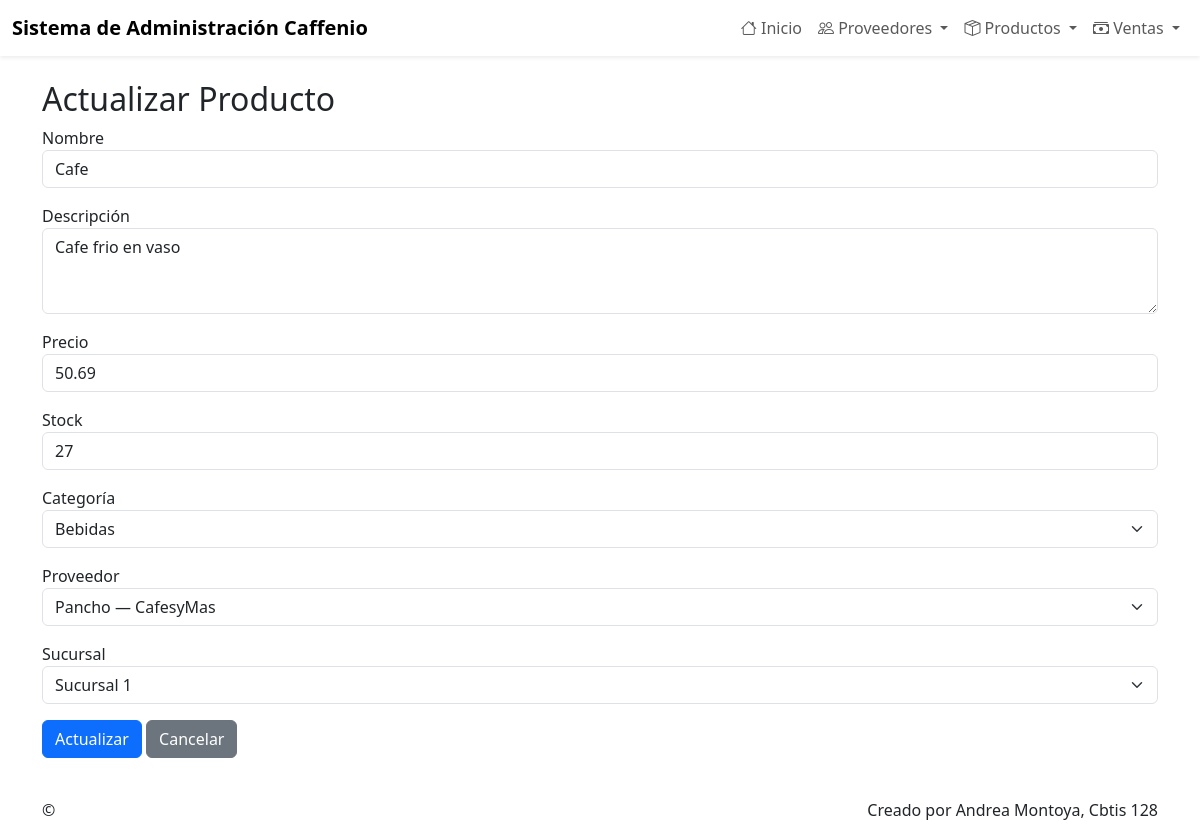
/productos/actualizar/1/, run on the app's committed database.
### app_Caffenio/models.py (models this page shows, shortened)
class Producto(models.Model):
    nombre = models.CharField(max_length=100)
    descripcion = models.TextField()
    precio = models.DecimalField(max_digits=10, decimal_places=2)
    stock = models.IntegerField()
    categoria = models.CharField(
        max_length=50,
        choices=[
            ('bebidas', 'Bebidas'),
            ('alimentos', 'Alimentos'),
            ('complementos', 'Complementos'),
            ('otro', 'Otro')
        ]
    )
    proveedor = models.ForeignKey(
        Proveedor,
        on_delete=models.CASCADE,
        related_name='productos'
    )
    sucursal = models.CharField(
        max_length=50,
        choices=[
            ('Sucursal 1', 'Sucursal 1'),
            ('Sucursal 2', 'Sucursal 2')
        ]
    )

class Proveedor(models.Model):
    nombre = models.CharField(max_length=100)
    empresa = models.CharField(max_length=100)
    telefono = models.CharField(max_length=20)
    correo = models.EmailField()
    direccion = models.CharField(max_length=200)
    pais = models.CharField(max_length=50)
    tipo_producto = models.CharField(
        max_length=50,
        choices=[
            ('bebidas', 'Bebidas'),
            ('alimentos', 'Alimentos'),
            ('complementos', 'Complementos')
        ]
    )

### app_Caffenio/views.py (the view)
# urls.py: path('productos/actualizar/<int:producto_id>/', views.actualizar_producto, name='actualizar_producto'),
def actualizar_producto(request, producto_id):
    producto = get_object_or_404(Producto, id=producto_id)
    proveedores = Proveedor.objects.all()
    return render(request, 'producto/actualizar_producto.html', {'producto': producto, 'proveedores': proveedores})

### app_Caffenio/templates/producto/actualizar_producto.html (shortened to what this page needs)
{% extends 'base.html' %}
{% block content %}
<h2>Actualizar Producto</h2>
<form method="post" action="{% url 'realizar_actualizacion_producto' producto.id %}">
  <div class="mb-3">
    <label>Nombre</label>
    <input class="form-control" name="nombre" value="{{ producto.nombre }}">
  </div>
  <div class="mb-3">
    <label>Descripción</label>
    <textarea class="form-control" name="descripcion" rows="3">{{ producto.descripcion }}</textarea>
  </div>
  <div class="mb-3">
    <label>Precio</label>
    <input class="form-control" name="precio" type="number" step="0.01" value="{{ producto.precio }}">
  </div>
  <div class="mb-3">
    <label>Stock</label>
    <input class="form-control" name="stock" type="number" value="{{ producto.stock }}">
  </div>
  <div class="mb-3">
    <label>Categoría</label>
    <select class="form-select" name="categoria">
      <option value="bebidas" {% if producto.categoria == "bebidas" %}selected{% endif %}>Bebidas</option>
    </select>
  </div>
  <div class="mb-3">
    <label>Proveedor</label>
    <select class="form-select" name="proveedor">
      {% for prov in proveedores %}
        <option value="{{ prov.id }}" {% if producto.proveedor and producto.proveedor.id == prov.id %}selected{% endif %}>
          {{ prov.nombre }} — {{ prov.empresa }}
        </option>
      {% endfor %}
    </select>
  </div>
  <div class="mb-3">
    <label>Sucursal</label>
    <select class="form-select" name="sucursal">
      <option value="Sucursal 1" {% if producto.sucursal == "Sucursal 1" %}selected{% endif %}>Sucursal 1</option>
    </select>
  </div>
  <button class="btn btn-primary" type="submit">Actualizar</button>
  <a href="{% url 'ver_productos' %}" class="btn btn-secondary">Cancelar</a>
</form>
{% endblock %}

### data on the page
Producto: nombre "Cafe", descripcion "Cafe frio en vaso", precio "50.69", stock "27", categoria "Bebidas", proveedor "Pancho — CafesyMas", sucursal "Sucursal 1"
